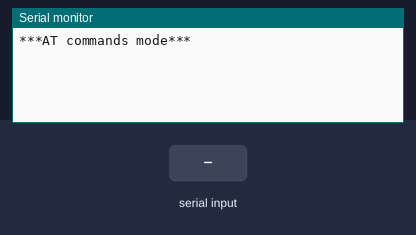
Recording of a sketch running on a simulated Arduino Uno, built with avr-gcc and run on an emulated ATmega328P. Shown: the last lines printed to the serial monitor. Inputs (shaded band) come from the test bench.

Above: at 1.2 s.
1.3 s: "1" received over the second serial link
At 1.9 s:
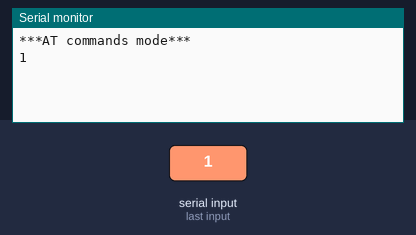
2.8 s: "0" received over the second serial link
At 4.3 s:
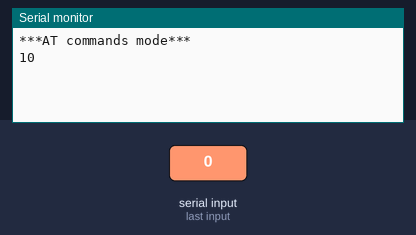

Measured:
- after the input at 1.3 s, the serial monitor: prints a new line at once (image 1)
- after the input at 2.8 s, the serial monitor: prints a new line at once (image 2)

The sketch:

bluetooth_module_h-5.ino
```cpp
#include "SoftwareSerial.h"
SoftwareSerial MyBlue(2, 3); // RX | TX
void setup()
{
 Serial.begin(9600);
 MyBlue.begin(38400);  //Baud Rate for AT-command Mode.
 Serial.println("***AT commands mode***");
}
void loop()
{
 //from bluetooth to Terminal.
 if (MyBlue.available())
   Serial.write(MyBlue.read());
 //from termial to bluetooth
 if (Serial.available())
   MyBlue.write(Serial.read());
}
```
